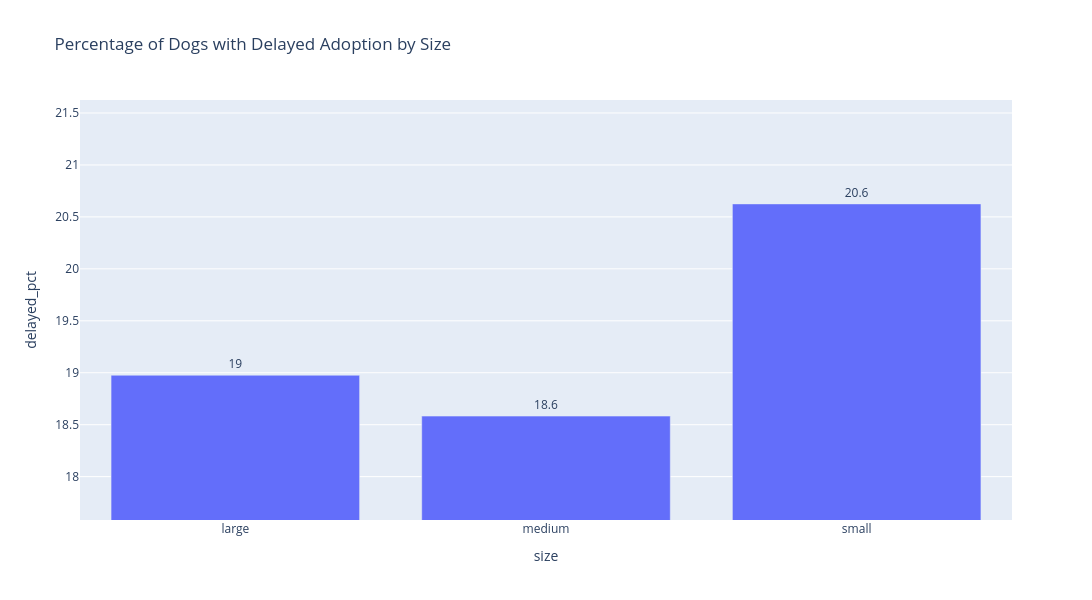

Notebook cell for this chart:
### Markdown cell above
## Story:
##### We will try to build our story around the Delay of the adoption readiness of dogs. <br> Key Question: What drives differences in adoption readiness timelines? <br> NOTE: For descriptions and explanations of newly created columns (features) refer to the end of the notebook

### Code cell
delay_rate_size = df.groupby("size")["delayed"].mean().reset_index()
delay_rate_size["delayed_pct"] = delay_rate_size["delayed"] * 100

fig = px.bar(
    delay_rate_size,
    x="size",
    y="delayed_pct",
    title="Percentage of Dogs with Delayed Adoption by Size",
    range_y=[delay_rate_size["delayed_pct"].min() - 1,
             delay_rate_size["delayed_pct"].max() + 1],
    text=delay_rate_size["delayed_pct"].round(1),
    height=600,
    width=1100
)

fig.update_traces(textposition='outside')
fig.show()

### Figure 1 — Plotly figure (JSON) as saved in the notebook; plotly's stock layout.template omitted (floating-point values rounded to 4 significant figures)
{"data": [{"hovertemplate": "size=%{x}<br>delayed_pct=%{y}<br>text=%{text}<extra></extra>", "legendgroup": "", "marker": {"color": "#636efa", "pattern": {"shape": ""}}, "name": "", "orientation": "v", "showlegend": false, "text": [19.0, 18.6, 20.6], "textposition": "outside", "type": "bar", "x": ["large", "medium", "small"], "xaxis": "x", "y": [18.98, 18.58, 20.62], "yaxis": "y"}], "layout": {"barmode": "relative", "height": 600, "legend": {"tracegroupgap": 0}, "title": {"text": "Percentage of Dogs with Delayed Adoption by Size"}, "width": 1100, "xaxis": {"anchor": "y", "domain": [0, 1], "title": {"text": "size"}}, "yaxis": {"anchor": "x", "domain": [0, 1], "range": [17.58, 21.62], "title": {"text": "delayed_pct"}}}}
